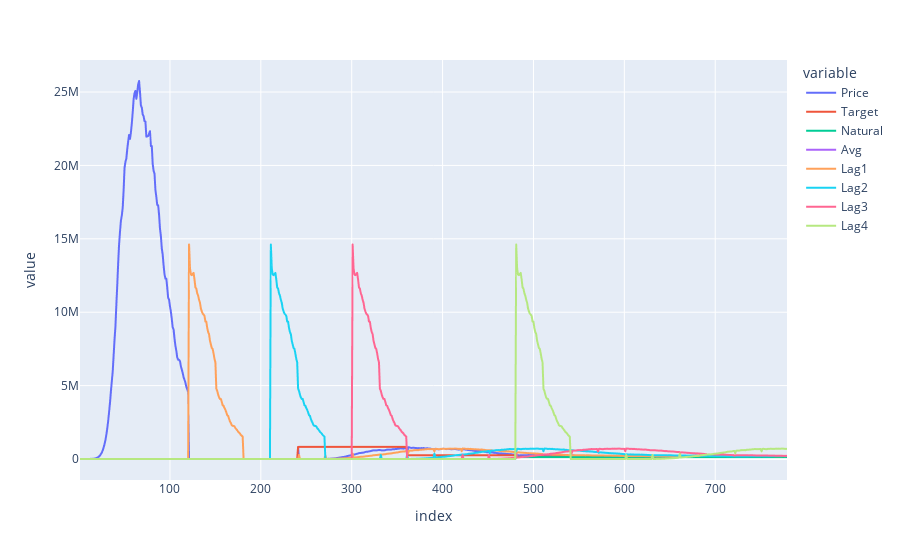

The cell this chart's notebook holds for it:
### Code cell
# All variables related to price controller
price_target_df = pd.DataFrame(columns = ['Price', 'Target', 'Natural', 'Avg', 'Lag1', 'Lag2', 'Lag3', 'Lag4']) 
for key in lags.keys():
    for day, p in lags[key][1].items():
      price_target_df.at[day, key.capitalize()] = p

price_target_df.plot()

### Figure 1 — Plotly figure (JSON) as saved in the notebook; plotly's stock layout.template omitted (floating-point values rounded to 4 significant figures; data arrays with more than 128 entries replaced by an {"elided": "..."} marker saying what was removed)
{"data": [{"hovertemplate": "variable=Price<br>index=%{x}<br>value=%{y}<extra></extra>", "legendgroup": "Price", "line": {"color": "#636efa", "dash": "solid"}, "marker": {"symbol": "circle"}, "mode": "lines", "name": "Price", "showlegend": true, "type": "scattergl", "x": {"elided": "779 int values"}, "xaxis": "x", "y": {"elided": "779 float values"}, "yaxis": "y"}, {"hovertemplate": "variable=Target<br>index=%{x}<br>value=%{y}<extra></extra>", "legendgroup": "Target", "line": {"color": "#EF553B", "dash": "solid"}, "marker": {"symbol": "circle"}, "mode": "lines", "name": "Target", "showlegend": true, "type": "scattergl", "x": {"elided": "779 int values"}, "xaxis": "x", "y": {"elided": "779 float values"}, "yaxis": "y"}, {"hovertemplate": "variable=Natural<br>index=%{x}<br>value=%{y}<extra></extra>", "legendgroup": "Natural", "line": {"color": "#00cc96", "dash": "solid"}, "marker": {"symbol": "circle"}, "mode": "lines", "name": "Natural", "showlegend": true, "type": "scattergl", "x": {"elided": "779 int values"}, "xaxis": "x", "y": {"elided": "779 float values"}, "yaxis": "y"}, {"hovertemplate": "variable=Avg<br>index=%{x}<br>value=%{y}<extra></extra>", "legendgroup": "Avg", "line": {"color": "#ab63fa", "dash": "solid"}, "marker": {"symbol": "circle"}, "mode": "lines", "name": "Avg", "showlegend": true, "type": "scattergl", "x": {"elided": "779 int values"}, "xaxis": "x", "y": {"elided": "779 int values"}, "yaxis": "y"}, {"hovertemplate": "variable=Lag1<br>index=%{x}<br>value=%{y}<extra></extra>", "legendgroup": "Lag1", "line": {"color": "#FFA15A", "dash": "solid"}, "marker": {"symbol": "circle"}, "mode": "lines", "name": "Lag1", "showlegend": true, "type": "scattergl", "x": {"elided": "779 int values"}, "xaxis": "x", "y": {"elided": "779 float values"}, "yaxis": "y"}, {"hovertemplate": "variable=Lag2<br>index=%{x}<br>value=%{y}<extra></extra>", "legendgroup": "Lag2", "line": {"color": "#19d3f3", "dash": "solid"}, "marker": {"symbol": "circle"}, "mode": "lines", "name": "Lag2", "showlegend": true, "type": "scattergl", "x": {"elided": "779 int values"}, "xaxis": "x", "y": {"elided": "779 float values"}, "yaxis": "y"}, {"hovertemplate": "variable=Lag3<br>index=%{x}<br>value=%{y}<extra></extra>", "legendgroup": "Lag3", "line": {"color": "#FF6692", "dash": "solid"}, "marker": {"symbol": "circle"}, "mode": "lines", "name": "Lag3", "showlegend": true, "type": "scattergl", "x": {"elided": "779 int values"}, "xaxis": "x", "y": {"elided": "779 float values"}, "yaxis": "y"}, {"hovertemplate": "variable=Lag4<br>index=%{x}<br>value=%{y}<extra></extra>", "legendgroup": "Lag4", "line": {"color": "#B6E880", "dash": "solid"}, "marker": {"symbol": "circle"}, "mode": "lines", "name": "Lag4", "showlegend": true, "type": "scattergl", "x": {"elided": "779 int values"}, "xaxis": "x", "y": {"elided": "779 float values"}, "yaxis": "y"}], "layout": {"legend": {"title": {"text": "variable"}, "tracegroupgap": 0}, "margin": {"t": 60}, "xaxis": {"anchor": "y", "domain": [0, 1], "title": {"text": "index"}}, "yaxis": {"anchor": "x", "domain": [0, 1], "title": {"text": "value"}}}}
